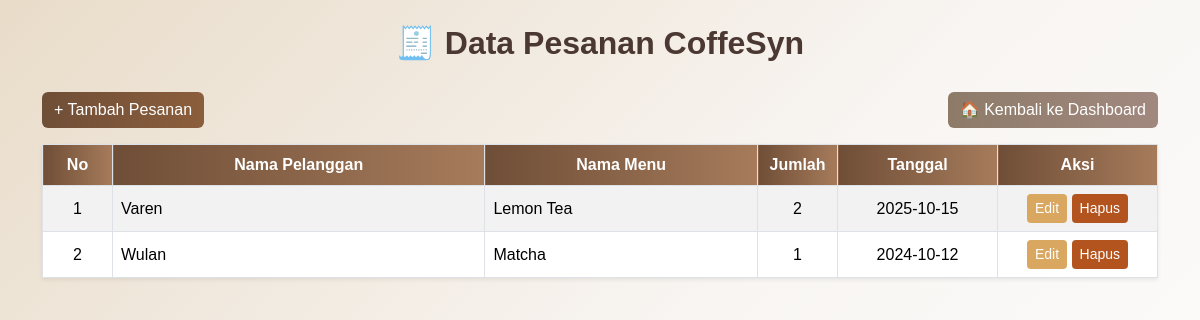
The app's page /pesanan/pesanan_tampil.php with its own data.
### tables this page shows
CREATE TABLE `pesanan` (
  `id_pesanan` int NOT NULL,
  `id_pelanggan` int NOT NULL,
  `id_menu` int NOT NULL,
  `jumlah` int NOT NULL,
  `tanggal` date NOT NULL
);

CREATE TABLE `pelanggan` (
  `id_pelanggan` int NOT NULL,
  `nama` varchar(100) NOT NULL,
  `no_hp` varchar(20) DEFAULT NULL,
  `email` varchar(100) DEFAULT NULL
);

CREATE TABLE `menu` (
  `id_menu` int NOT NULL,
  `nama_menu` varchar(100) NOT NULL,
  `harga` decimal(10,2) NOT NULL,
  `kategori` varchar(50) DEFAULT NULL
);

### pesanan/pesanan_tampil.php (the view, shortened to what this page needs)
<?php
include('../koneksi.php');
?>
<!DOCTYPE html>
<html lang="id">
<head>
    <link rel="stylesheet" href="https://cdn.jsdelivr.net/npm/bootstrap@5.3.3/dist/css/bootstrap.min.css">
</head>
<body class="p-4">
<div class="container">
    <h2>🧾 Data Pesanan CoffeSyn</h2>
    <div class="mb-3 d-flex justify-content-between">
        <a href="pesanan_tambah.php" class="btn btn-primary">+ Tambah Pesanan</a>
        <a href="../index.php" class="btn btn-secondary">🏠 Kembali ke Dashboard</a>
    </div>
    <table class="table table-bordered table-hover table-striped align-middle shadow-sm">
    <thead class="text-center">
        <tr>
            <th width="70">No</th>
            <th>Nama Pelanggan</th>
            <th>Nama Menu</th>
            <th width="80">Jumlah</th>
            <th width="160">Tanggal</th>
            <th width="160">Aksi</th>
        </tr>
    </thead>
    <tbody>
        <?php
        $data = mysqli_query($conn, "
            SELECT
                pesanan.id_pesanan,
                pelanggan.nama,
                menu.nama_menu,
                pesanan.jumlah,
                pesanan.tanggal
            FROM pesanan
            JOIN pelanggan ON pesanan.id_pelanggan = pelanggan.id_pelanggan
            JOIN menu ON pesanan.id_menu = menu.id_menu
            ORDER BY pesanan.id_pesanan DESC
        ");
        if (mysqli_num_rows($data) > 0):
            $no = 1;
            while ($d = mysqli_fetch_assoc($data)):
        ?>
        <tr>
            <td class="text-center"><?= $no++ ?></td>
            <td><?= htmlspecialchars($d['nama']) ?></td>
            <td><?= htmlspecialchars($d['nama_menu']) ?></td>
            <td class="text-center"><?= $d['jumlah'] ?></td>
            <td class="text-center"><?= $d['tanggal'] ?></td>
            <td class="text-center">
                <a href="pesanan_edit.php?id=<?= $d['id_pesanan'] ?>" class="btn btn-warning btn-sm">Edit</a>
                <a href="pesanan_hapus.php?id=<?= $d['id_pesanan'] ?>"
                   class="btn btn-danger btn-sm"
                   onclick="return confirm('Yakin ingin menghapus pesanan ini?')">Hapus</a>
            </td>
        </tr>
        <?php endwhile; else: ?>
        <tr>
            <td colspan="6" class="text-center text-muted py-3">Belum ada data pesanan ☕</td>
        </tr>
        <?php endif; ?>
    </tbody>
</table>
</body>
</html>

### pesanan/pesanan_tampil.php (style rules this page uses)
body { background: linear-gradient(135deg, #e9dcc9 0%, #f8f5f2 50%, #ffffff 100%); color: #4b3b30; font-family: 'Poppins', sans-serif; min-height: 100vh; }
h2 { color: #4b3832; font-weight: bold; text-align: center; margin-bottom: 30px; }
.table thead th { background: linear-gradient(90deg, #6f4e37, #a67b5b); color: white; }
.btn-primary { background: linear-gradient(90deg, #6f4e37, #8b5e3c); border: none; }
.btn-secondary { background: linear-gradient(90deg, #8d7b68, #a1887f); border: none; }
.btn-warning { background-color: #d9a760; border: none; color: #fff; }
.btn-danger { background-color: #b3541e; border: none; color: #fff; }

### records on screen
pesanan: id_pelanggan.nama "Varen", id_menu.nama_menu "Lemon Tea", jumlah "2", tanggal "2025-10-15"
pesanan: id_pelanggan.nama "Wulan", id_menu.nama_menu "Matcha", jumlah "1", tanggal "2024-10-12"
